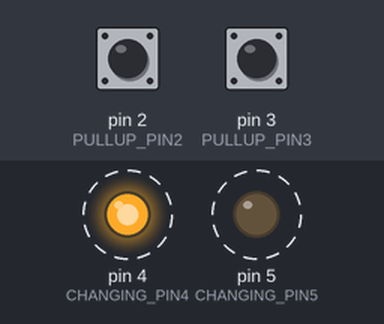
Bench run of a sketch on a simulated Arduino Uno, built with avr-gcc and run on an emulated ATmega328P. Parts: output pins drawn as LEDs (lit = HIGH). Dashed ring = blinking. The test bench sets the inputs (shaded band); at power-on: pin 2 (PULLUP_PIN2) HIGH, pin 3 (PULLUP_PIN3) HIGH. What the sketch prints to the serial monitor is not drawn.

Above: at 0.05 s.
Timing chart, 0 to 3.0 s (numbered marks = the images above):
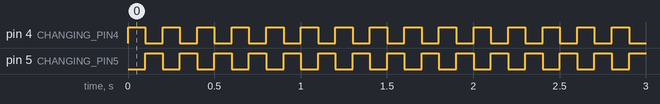

Measured:
- by itself, pin 4 (CHANGING_PIN4), pin 5 (CHANGING_PIN5): alternates HIGH for 0.10 s and LOW for 0.10 s

The sketch:

main.ino
```cpp
#define PULLUP_PIN2 2
#define PULLUP_PIN3 3
#define CHANGING_PIN4 4
#define CHANGING_PIN5 5
int btn = 0;
int pins[] = {2, 3};
int states[2][2]={{1, 0}, {0, 1}};

void setup()
{
  pinMode(PULLUP_PIN2, INPUT_PULLUP);
  pinMode(PULLUP_PIN3, INPUT_PULLUP);
  pinMode(CHANGING_PIN4, OUTPUT);
  pinMode(CHANGING_PIN5, OUTPUT);
  Serial.begin(9600);
}

void loop()
{

  check_state();
}

void check_state(){
  Serial.print("Buttons: ");
  for (int i=0; i< 2; i++){
    for (int j=0; j<2; j++){
      	btn++;
    	check_button(pins[i], j);
      Serial.print(" ");
      	delay(100);
    }
  }
  Serial.println("");
  btn=0;
}
void check_button(int pullup_pin, int state){
	digitalWrite(CHANGING_PIN4, states[state][0]);
	digitalWrite(CHANGING_PIN5, states[state][1]);
  	if (digitalRead(pullup_pin) == LOW){
      	Serial.print(btn);
  }
}
```
